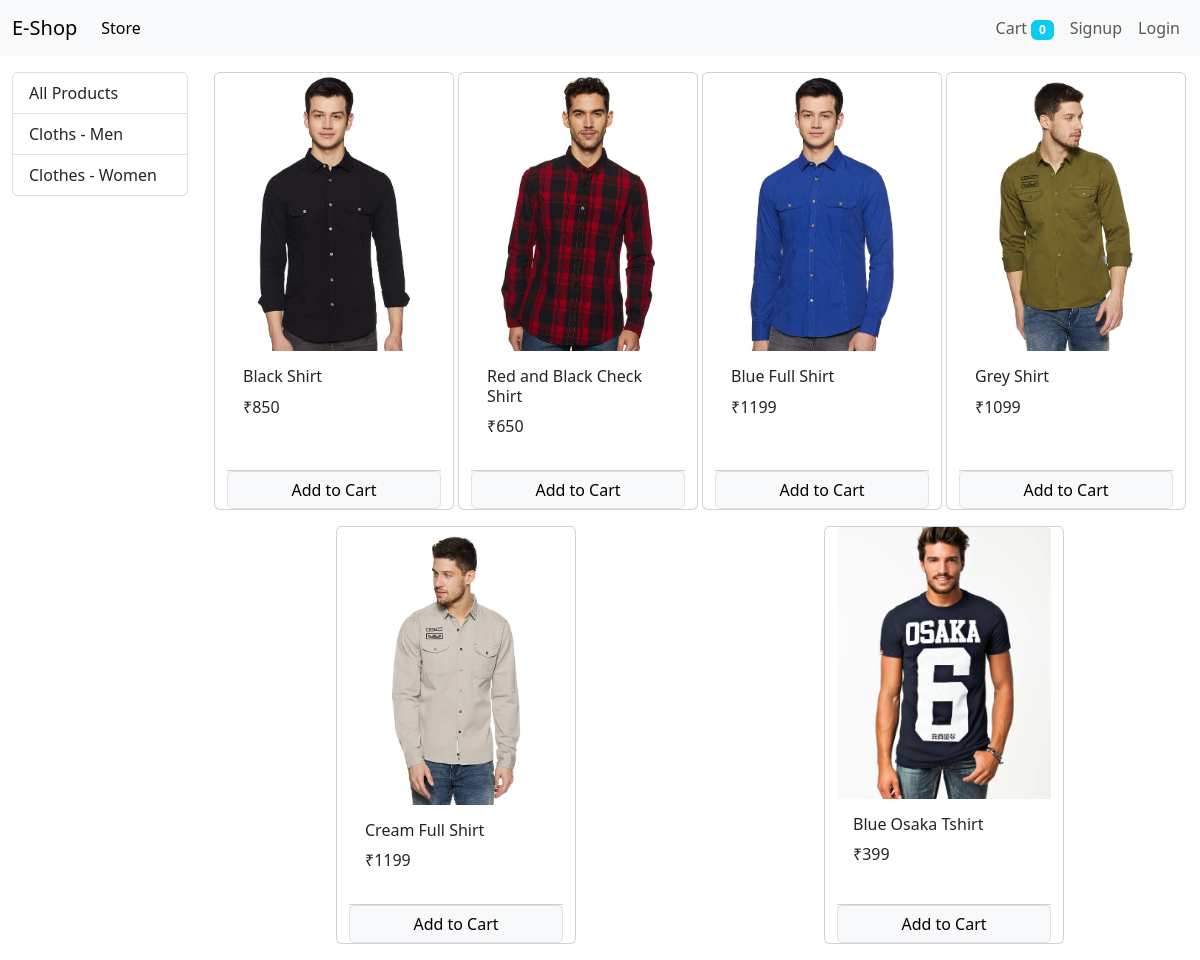
/?category=1, run on the app's committed database.
### store/models/category.py (models this page shows, shortened)
class Category(models.Model):
    name=models.CharField(max_length=20)
    @staticmethod
    def get_all_categories():
        return Category.objects.all()

### store/models/product.py (models this page shows, shortened)
class Product(models.Model):
    product_name = models.CharField(max_length=50)
    product_price = models.IntegerField(default=0)
    category = models.ForeignKey(Category,on_delete=models.CASCADE,default=1)
    product_image = models.ImageField(upload_to='Uploads/products/')
    product_description = models.CharField(max_length=200,default='',null=True,blank=True)
    @staticmethod
    def get_all_product_by_categoryid(category_id):
        if category_id:
            return Product.objects.filter(category=category_id)
        else:
            return Product.get_all_products()

### store/views/home.py (the view, shortened to what this page needs)
# urls.py: path('',home.Index.as_view(),name='homepage'),
class Index(View):
    def get(self,request):
        cart=request.session.get('cart')
        if not cart:
            request.session['cart']={}
        products=None
        categories=Category.get_all_categories()
        categoryId=request.GET.get('category')
        if categoryId:
            products=Product.get_all_product_by_categoryid(categoryId)
        else:
            products=Product.get_all_products()
        data={}
        data['products']=products
        data['categories']=categories
        print('your email id is: ',request.session.get('email'))
        return render(request,'index.html',data)

### store/templatetags/cart.py (called while the page is built)
@register.filter(name='is_in_cart')
def is_in_cart(product,cart):
    keys=cart.keys()
    for id in keys:
        if int(id)==product.id:
            return True
    return False

### store/templatetags/custom_filter.py (called while the page is built)
@register.filter(name='currency')
def currency(number):
    return "₹"+str(number)

### store/templates/index.html (shortened to what this page needs)
 {% extends 'base.html' %}
  {%block content%}
  {% load cart %}
  {% load custom_filter %}
  <div class='container-fluid mt-3'>
    <div class='row'>
      <div class="col-lg-2 mx-auto">
        <div class="list-group">
          <a href="/" class="list-group-item list-group-item-action">All Products</a>
          {% for category in categories %}
          <a href="/?category={{category.id}}" class="list-group-item list-group-item-action">{{category.name}}</a>
          {% endfor %}
        </div>
      </div>
      <div id='products' class='col-lg-10 mx-auto'>
        <div class="row mx-auto">
          {% for prod in products %}
          <div class="card mx-auto mb-3" id={{prod.id}} style="width: 15rem">
            <img
              src="{{prod.product_image.url}}"
              class="card-img-top"
              alt="..."
            />
            <div class="card-body">
              <h6 class="card-title">{{prod.product_name}}</h6>
              <p>{{prod.product_price|currency}}</p>
            </div>
            <div class="card-footer p-0 no-gutters">
              {% if prod|is_in_cart:request.session.cart %}
              <div class="row no-gutters">
                <form action="/#{{prod.id}}" class="col-2" method="post">
                  {% csrf_token %}
                  <input hidden type="text" name="remove" value='Text'>
                  <input hidden type="number" name="product" value='{{prod.id}}'>
                  <input type="submit" value="-" class=" btn btn-block btn-secondary">
                </form>
                <div class="text-center col">{{prod|cart_quantity:request.session.cart}} in cart</div>
                <form action="/#{{prod.id}}" class="col-2" method="post">
                  {% csrf_token %}
                  <input hidden type="text" name="product" value='{{prod.id}}'>
                  <input type="submit" value="+" class=" btn btn-block btn-secondary" >
                </form>
              </div>
              {% else %}
              <form action="/#{{prod.id}}" method="POST" class="btn-block">
                <input type="submit" class="float-right btn btn-light border form-control" value="Add to Cart">
              </form>
              {% endif %}
            </div>
          </div>
          {% endfor %}
        </div>
      </div>
    </div>
  </div>
  {%endblock%}

### data on the page
Category: name "Cloths - Men"
Category: name "Clothes - Women"
Product: {{ prod.id }} 1 (drawn), product_image (picture), product_name "Black Shirt", product_price "₹850"
Product: product_image (picture), product_name "Red and Black Check Shirt", product_price "₹650"
Product: product_image (picture), product_name "Blue Full Shirt", product_price "₹1199"
Product: product_image (picture), product_name "Grey Shirt", product_price "₹1099"
Product: product_image (picture), product_name "Cream Full Shirt", product_price "₹1199"
Product: product_image (picture), product_name "Blue Osaka Tshirt", product_price "₹399"

### other printed values
{{ request.session.cart.keys|length }} "0"
